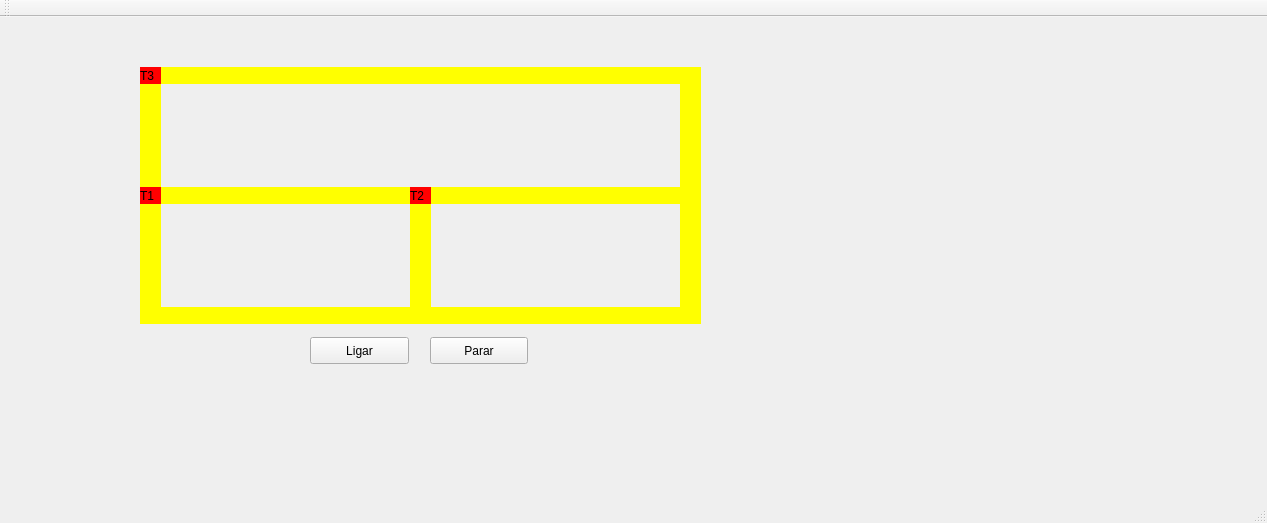
<?xml version="1.0" encoding="UTF-8"?>
<ui version="4.0">
 <class>MainWindow</class>
 <widget class="QMainWindow" name="MainWindow">
  <property name="geometry">
   <rect>
    <x>0</x>
    <y>0</y>
    <width>1267</width>
    <height>523</height>
   </rect>
  </property>
  <property name="windowTitle">
   <string>MainWindow</string>
  </property>
  <widget class="QWidget" name="centralWidget">
   <widget class="QLabel" name="tremB">
    <property name="geometry">
     <rect>
      <x>140</x>
      <y>170</y>
      <width>21</width>
      <height>17</height>
     </rect>
    </property>
    <property name="styleSheet">
     <string notr="true">QLabel { background: red}</string>
    </property>
    <property name="text">
     <string>T1</string>
    </property>
   </widget>
   <widget class="QLabel" name="label_trilho1">
    <property name="geometry">
     <rect>
      <x>160</x>
      <y>170</y>
      <width>250</width>
      <height>17</height>
     </rect>
    </property>
    <property name="styleSheet">
     <string notr="true">QLabel { background: yellow}</string>
    </property>
    <property name="text">
     <string/>
    </property>
   </widget>
   <widget class="QLabel" name="label_trilho2">
    <property name="geometry">
     <rect>
      <x>160</x>
      <y>290</y>
      <width>250</width>
      <height>17</height>
     </rect>
    </property>
    <property name="styleSheet">
     <string notr="true">QLabel { background: yellow}</string>
    </property>
    <property name="text">
     <string/>
    </property>
   </widget>
   <widget class="QLabel" name="label_trilho3">
    <property name="geometry">
     <rect>
      <x>410</x>
      <y>170</y>
      <width>21</width>
      <height>137</height>
     </rect>
    </property>
    <property name="styleSheet">
     <string notr="true">QLabel { background: yellow}</string>
    </property>
    <property name="text">
     <string/>
    </property>
   </widget>
   <widget class="QLabel" name="label_trilho4">
    <property name="geometry">
     <rect>
      <x>140</x>
      <y>170</y>
      <width>21</width>
      <height>137</height>
     </rect>
    </property>
    <property name="styleSheet">
     <string notr="true">QLabel { background: yellow}</string>
    </property>
    <property name="text">
     <string/>
    </property>
   </widget>
   <widget class="QPushButton" name="pushButton">
    <property name="geometry">
     <rect>
      <x>310</x>
      <y>320</y>
      <width>99</width>
      <height>27</height>
     </rect>
    </property>
    <property name="text">
     <string>Ligar</string>
    </property>
   </widget>
   <widget class="QPushButton" name="pushButton_2">
    <property name="geometry">
     <rect>
      <x>430</x>
      <y>320</y>
      <width>98</width>
      <height>27</height>
     </rect>
    </property>
    <property name="text">
     <string>Parar</string>
    </property>
   </widget>
   <widget class="QLabel" name="label_trilho4_2">
    <property name="geometry">
     <rect>
      <x>680</x>
      <y>170</y>
      <width>21</width>
      <height>137</height>
     </rect>
    </property>
    <property name="styleSheet">
     <string notr="true">QLabel { background: yellow}</string>
    </property>
    <property name="text">
     <string/>
    </property>
   </widget>
   <widget class="QLabel" name="label_trilho1_2">
    <property name="geometry">
     <rect>
      <x>430</x>
      <y>170</y>
      <width>250</width>
      <height>17</height>
     </rect>
    </property>
    <property name="styleSheet">
     <string notr="true">QLabel { background: yellow}</string>
    </property>
    <property name="text">
     <string/>
    </property>
   </widget>
   <widget class="QLabel" name="label_trilho2_2">
    <property name="geometry">
     <rect>
      <x>430</x>
      <y>290</y>
      <width>250</width>
      <height>17</height>
     </rect>
    </property>
    <property name="styleSheet">
     <string notr="true">QLabel { background: yellow}</string>
    </property>
    <property name="text">
     <string/>
    </property>
   </widget>
   <widget class="QLabel" name="tremC">
    <property name="geometry">
     <rect>
      <x>410</x>
      <y>170</y>
      <width>21</width>
      <height>17</height>
     </rect>
    </property>
    <property name="styleSheet">
     <string notr="true">QLabel { background: red}</string>
    </property>
    <property name="text">
     <string>T2</string>
    </property>
   </widget>
   <widget class="QLabel" name="label_trilho4_3">
    <property name="geometry">
     <rect>
      <x>140</x>
      <y>50</y>
      <width>21</width>
      <height>137</height>
     </rect>
    </property>
    <property name="styleSheet">
     <string notr="true">QLabel { background: yellow}</string>
    </property>
    <property name="text">
     <string/>
    </property>
   </widget>
   <widget class="QLabel" name="label_trilho1_3">
    <property name="enabled">
     <bool>true</bool>
    </property>
    <property name="geometry">
     <rect>
      <x>160</x>
      <y>50</y>
      <width>541</width>
      <height>17</height>
     </rect>
    </property>
    <property name="styleSheet">
     <string notr="true">QLabel { background: yellow}</string>
    </property>
    <property name="text">
     <string/>
    </property>
   </widget>
   <widget class="QLabel" name="label_trilho3_3">
    <property name="geometry">
     <rect>
      <x>680</x>
      <y>50</y>
      <width>21</width>
      <height>137</height>
     </rect>
    </property>
    <property name="styleSheet">
     <string notr="true">QLabel { background: yellow}</string>
    </property>
    <property name="text">
     <string/>
    </property>
   </widget>
   <widget class="QLabel" name="label_trem3">
    <property name="geometry">
     <rect>
      <x>140</x>
      <y>50</y>
      <width>21</width>
      <height>17</height>
     </rect>
    </property>
    <property name="styleSheet">
     <string notr="true">QLabel { background: red}</string>
    </property>
    <property name="text">
     <string>T3</string>
    </property>
   </widget>
   <zorder>label_trilho3_3</zorder>
   <zorder>label_trilho4_3</zorder>
   <zorder>label_trilho1</zorder>
   <zorder>label_trilho2</zorder>
   <zorder>label_trilho3</zorder>
   <zorder>label_trilho4</zorder>
   <zorder>tremB</zorder>
   <zorder>pushButton</zorder>
   <zorder>pushButton_2</zorder>
   <zorder>label_trilho4_2</zorder>
   <zorder>label_trilho1_2</zorder>
   <zorder>label_trilho2_2</zorder>
   <zorder>tremC</zorder>
   <zorder>label_trilho1_3</zorder>
   <zorder>label_trem3</zorder>
  </widget>
  <widget class="QMenuBar" name="menuBar">
   <property name="geometry">
    <rect>
     <x>0</x>
     <y>0</y>
     <width>1267</width>
     <height>27</height>
    </rect>
   </property>
  </widget>
  <widget class="QToolBar" name="mainToolBar">
   <attribute name="toolBarArea">
    <enum>TopToolBarArea</enum>
   </attribute>
   <attribute name="toolBarBreak">
    <bool>false</bool>
   </attribute>
  </widget>
  <widget class="QStatusBar" name="statusBar"/>
 </widget>
 <layoutdefault spacing="6" margin="11"/>
 <resources/>
 <connections/>
</ui>
